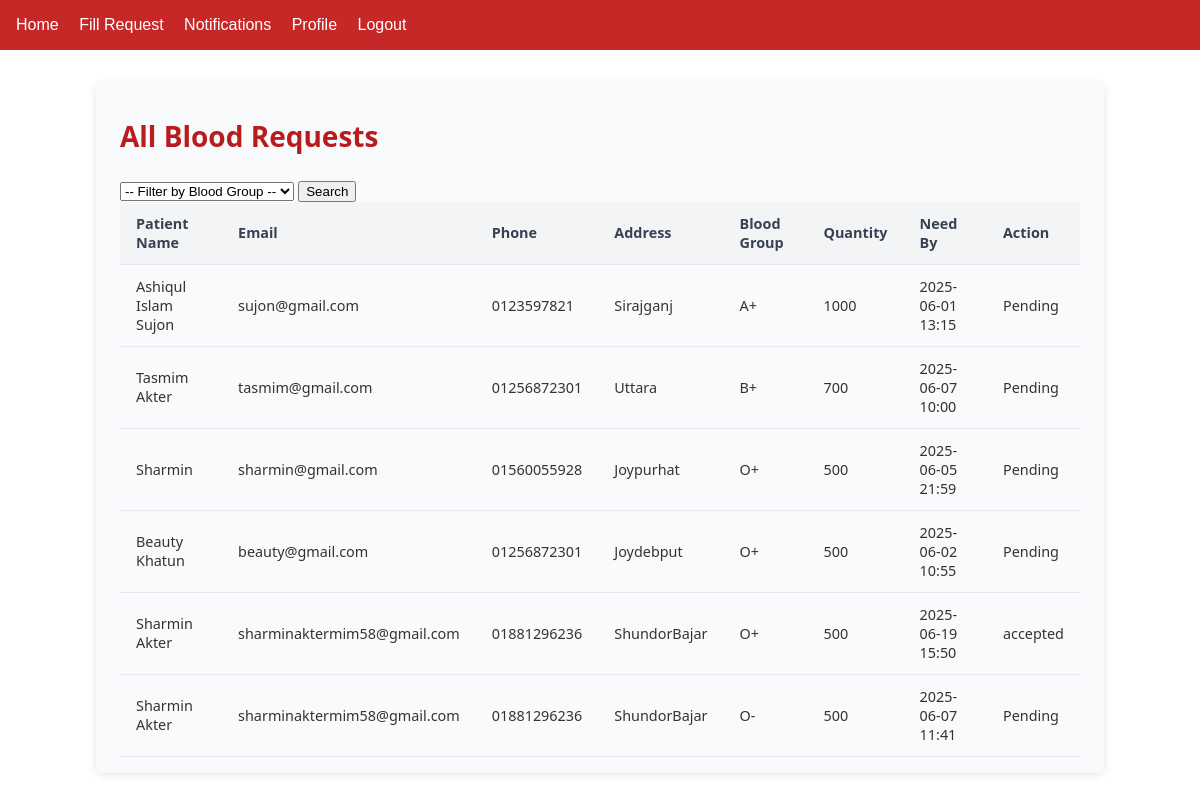
Page /blood-requests/ (signed in) on the committed database.
### myapp/models.py (models this page shows, shortened)
class BloodRequest(models.Model):
    requester = models.ForeignKey(
        User,
        on_delete=models.SET_NULL,
        null=True,
        blank=True,
        related_name='blood_requests'
    )
    r_email = models.EmailField()
    r_phone = models.CharField(max_length=15)
    r_address = models.TextField()
    r_gender = models.CharField(max_length=10)
    r_age = models.IntegerField()
    r_qty = models.PositiveIntegerField()
    r_sickness = models.TextField()
    patient_name = models.CharField(max_length=100)
    blood_need_when = models.DateTimeField()
    blood = models.ForeignKey('Blood', on_delete=models.CASCADE)
    donor = models.ForeignKey(
        User,
        on_delete=models.SET_NULL,
        null=True,
        blank=True,
        related_name='donated_requests'
    )
    donated_by = models.ForeignKey(
        User,
        on_delete=models.SET_NULL,
        null=True,
        blank=True,
        related_name='fulfilled_requests'
    )
    created_by = models.ForeignKey(
        User,
        on_delete=models.SET_NULL,
        null=True,
        blank=True,
        related_name='created_blood_requests'
    )
    created_at = models.DateTimeField(auto_now_add=True)
    status = models.CharField(
        max_length=10,
        choices=STATUS_CHOICES,
        default='pending'
    )

class Blood(models.Model):
    blood_group = models.CharField(max_length=10)

### myapp/views.py (the view)
# urls.py: path('blood-requests/', views.view_blood_requests, name='blood_requests'),
@login_required(login_url='signin')
def view_blood_requests(request):
    blood_group = request.GET.get('blood_group')
    blood_list = Blood.objects.all()
    if blood_group:
        requests = BloodRequest.objects.filter(blood__blood_group=blood_group)
    else:
        requests = BloodRequest.objects.all()
    return render(request, 'donor/blood_requests.html', {
        'requests': requests,
        'blood_list': blood_list,
        'selected_group': blood_group
    })

### myapp/context_processors.py (called while the page is built)
def notifications_processor(request):
    if request.user.is_authenticated:
        unread_notifications = request.user.recipient_notifications.filter(is_read=False)
        return {
            'notifications': request.user.recipient_notifications.order_by('-created_at')[:5],
            'unread_count': unread_notifications.count(),
        }
    return {}

### myapp/templates/donor/blood_requests.html (shortened to what this page needs)
{% extends "base.html" %}
{% block content %}
<div class="max-w-5xl mx-auto py-8 px-4">
    <h1 class="text-2xl font-bold mb-4 text-red-600">All Blood Requests</h1>
    <form method="get" class="mb-6 flex flex-col md:flex-row gap-4 items-center">
        <select name="blood_group" class="border p-2 rounded w-full md:w-64">
            <option value="">-- Filter by Blood Group --</option>
        </select>
        <button type="submit" class="bg-red-600 text-white px-4 py-2 rounded hover:bg-red-700">Search</button>
    </form>
    <div class="overflow-x-auto bg-white shadow rounded">
        <table class="min-w-full divide-y divide-gray-200 text-sm">
            <thead class="bg-gray-100">
                <tr>
                    <th class="px-4 py-2 text-left">Patient Name</th>
                    <th class="px-4 py-2 text-left">Email</th>
                    <th class="px-4 py-2 text-left">Phone</th>
                    <th class="px-4 py-2 text-left">Address</th>
                    <th class="px-4 py-2 text-left">Blood Group</th>
                    <th class="px-4 py-2 text-left">Quantity</th>
                    <th class="px-4 py-2 text-left">Need By</th>
                    <th class="px-4 py-2 text-left">Action</th>
                </tr>
            </thead>
            <tbody class="divide-y divide-gray-100">
                {% for request in requests %}
                    <tr>
                        <td class="px-4 py-2" data-label="Patient Name">{{ request.patient_name }}</td>
                        <td class="px-4 py-2" data-label="Email">{{ request.r_email }}</td>
                        <td class="px-4 py-2" data-label="Phone">{{ request.r_phone }}</td>
                        <td class="px-4 py-2" data-label="Address">{{ request.r_address }}</td>
                        <td class="px-4 py-2" data-label="Blood Group">{{ request.blood.blood_group }}</td>
                        <td class="px-4 py-2" data-label="Quantity">{{ request.r_qty }}</td>
                        <td class="px-4 py-2" data-label="Need By">{{ request.blood_need_when|date:"Y-m-d H:i" }}</td>
                        <td class="px-4 py-2" data-label="Action">
                            {% if request.status == "pending" and user.role == "donor" %}
                                <form action="{% url 'accept_blood_request' pk=request.pk %}" method="post">
                                    {% csrf_token %}
                                    <button type="submit" class="bg-green-600 text-white px-2 py-1 rounded hover:bg-green-700">Accept</button>
                                </form>
                            {% else %}
                                <span class="text-gray-600">{{ request.get_status_display }}</span>
                            {% endif %}
                        </td>
                    </tr>
                {% empty %}
                    <tr>
                        <td colspan="8" class="px-4 py-4 text-center text-gray-500">No blood requests found.</td>
                    </tr>
                {% endfor %}
            </tbody>
        </table>
    </div>
</div>
{% endblock %}

### myapp/templates/base.html (style rules this page uses)
body { font-family: Arial, sans-serif; margin: 0; padding: 0; }

### myapp/templates/donor/blood_requests.html (style rules this page uses)
h1 { color: #b91c1c; font-weight: 700; margin-bottom: 1.5rem; font-size: 1.75rem; }
table { width: 100%; border-collapse: collapse; font-size: 0.9rem; }
thead tr { background-color: #f3f4f6; color: #374151; font-weight: 600; }
th, td { padding: 0.75rem 1rem; border-bottom: 1px solid #e5e7eb; text-align: left; vertical-align: middle; }

### rows in the picture
BloodRequest: patient_name "Ashiqul Islam Sujon", r_email "sujon@gmail.com", r_phone "0123597821", r_address "Sirajganj", blood.blood_group "A+", r_qty "1000", blood_need_when "2025-06-01 13:15", status "Pending"
BloodRequest: patient_name "Tasmim Akter", r_email "tasmim@gmail.com", r_phone "01256872301", r_address "Uttara", blood.blood_group "B+", r_qty "700", blood_need_when "2025-06-07 10:00", status "Pending"
BloodRequest: patient_name "Sharmin", r_email "sharmin@gmail.com", r_phone "01560055928", r_address "Joypurhat", blood.blood_group "O+", r_qty "500", blood_need_when "2025-06-05 21:59", status "Pending"
BloodRequest: patient_name "Beauty Khatun", r_email "beauty@gmail.com", r_phone "01256872301", r_address "Joydebput", blood.blood_group "O+", r_qty "500", blood_need_when "2025-06-02 10:55", status "Pending"
BloodRequest: patient_name "Sharmin Akter", r_email "sharminaktermim58@gmail.com", r_phone "01881296236", r_address "ShundorBajar", blood.blood_group "O+", r_qty "500", blood_need_when "2025-06-19 15:50", status "accepted"
BloodRequest: patient_name "Sharmin Akter", r_email "sharminaktermim58@gmail.com", r_phone "01881296236", r_address "ShundorBajar", blood.blood_group "O-", r_qty "500", blood_need_when "2025-06-07 11:41", status "Pending"
